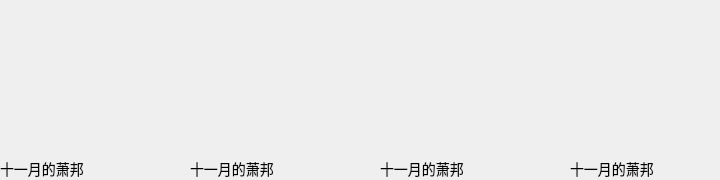
        <widget class="QWidget" name="widget_10" native="true">
         <property name="minimumSize">
          <size>
           <width>0</width>
           <height>180</height>
          </size>
         </property>
         <property name="maximumSize">
          <size>
           <width>16777215</width>
           <height>180</height>
          </size>
         </property>
         <layout class="QHBoxLayout" name="horizontalLayout">
          <property name="spacing">
           <number>0</number>
          </property>
          <property name="leftMargin">
           <number>0</number>
          </property>
          <property name="topMargin">
           <number>0</number>
          </property>
          <property name="rightMargin">
           <number>0</number>
          </property>
          <property name="bottomMargin">
           <number>0</number>
          </property>
          <item>
           <widget class="QWidget" name="widget" native="true">
            <property name="minimumSize">
             <size>
              <width>150</width>
              <height>180</height>
             </size>
            </property>
            <property name="maximumSize">
             <size>
              <width>150</width>
              <height>180</height>
             </size>
            </property>
            <layout class="QVBoxLayout" name="verticalLayout">
             <property name="spacing">
              <number>0</number>
             </property>
             <property name="leftMargin">
              <number>0</number>
             </property>
             <property name="topMargin">
              <number>0</number>
             </property>
             <property name="rightMargin">
              <number>0</number>
             </property>
             <property name="bottomMargin">
              <number>0</number>
             </property>
             <item>
              <widget class="QLabel" name="label">
               <property name="minimumSize">
                <size>
                 <width>150</width>
                 <height>150</height>
                </size>
               </property>
               <property name="maximumSize">
                <size>
                 <width>150</width>
                 <height>150</height>
                </size>
               </property>
               <property name="text">
                <string/>
               </property>
               <property name="pixmap">
                <pixmap>../album/十一月的萧邦-周杰伦-2005.jpeg</pixmap>
               </property>
               <property name="scaledContents">
                <bool>true</bool>
               </property>
              </widget>
             </item>
             <item>
              <spacer name="verticalSpacer">
               <property name="orientation">
                <enum>Qt::Orientation::Vertical</enum>
               </property>
               <property name="sizeHint" stdset="0">
                <size>
                 <width>20</width>
                 <height>40</height>
                </size>
               </property>
              </spacer>
             </item>
             <item>
              <widget class="QLabel" name="label_10">
               <property name="minimumSize">
                <size>
                 <width>0</width>
                 <height>0</height>
                </size>
               </property>
               <property name="maximumSize">
                <size>
                 <width>16777215</width>
                 <height>16777215</height>
                </size>
               </property>
               <property name="styleSheet">
                <string notr="true">color: rgb(0, 0, 0);
 font-size: 14px;</string>
               </property>
               <property name="text">
                <string>十一月的萧邦</string>
               </property>
              </widget>
             </item>
            </layout>
           </widget>
          </item>
          <item>
           <spacer name="horizontalSpacer_5">
            <property name="orientation">
             <enum>Qt::Orientation::Horizontal</enum>
            </property>
            <property name="sizeHint" stdset="0">
             <size>
              <width>40</width>
              <height>20</height>
             </size>
            </property>
           </spacer>
          </item>
          <item>
           <widget class="QWidget" name="widget_2" native="true">
            <property name="minimumSize">
             <size>
              <width>150</width>
              <height>180</height>
             </size>
            </property>
            <property name="maximumSize">
             <size>
              <width>150</width>
              <height>180</height>
             </size>
            </property>
            <layout class="QVBoxLayout" name="verticalLayout_2">
             <property name="spacing">
              <number>0</number>
             </property>
             <property name="leftMargin">
              <number>0</number>
             </property>
             <property name="topMargin">
              <number>0</number>
             </property>
             <property name="rightMargin">
              <number>0</number>
             </property>
             <property name="bottomMargin">
              <number>0</number>
             </property>
             <item>
              <widget class="QLabel" name="label_2">
               <property name="minimumSize">
                <size>
                 <width>150</width>
                 <height>150</height>
                </size>
               </property>
               <property name="maximumSize">
                <size>
                 <width>150</width>
                 <height>150</height>
                </size>
               </property>
               <property name="text">
                <string/>
               </property>
               <property name="pixmap">
                <pixmap>../album/十一月的萧邦-周杰伦-2005.jpeg</pixmap>
               </property>
               <property name="scaledContents">
                <bool>true</bool>
               </property>
              </widget>
             </item>
             <item>
              <spacer name="verticalSpacer_2">
               <property name="orientation">
                <enum>Qt::Orientation::Vertical</enum>
               </property>
               <property name="sizeHint" stdset="0">
                <size>
                 <width>20</width>
                 <height>40</height>
                </size>
               </property>
              </spacer>
             </item>
             <item>
              <widget class="QLabel" name="label_11">
               <property name="minimumSize">
                <size>
                 <width>0</width>
                 <height>0</height>
                </size>
               </property>
               <property name="maximumSize">
                <size>
                 <width>16777215</width>
                 <height>16777215</height>
                </size>
               </property>
               <property name="styleSheet">
                <string notr="true">color: rgb(0, 0, 0);
 font-size: 14px;</string>
               </property>
               <property name="text">
                <string>十一月的萧邦</string>
               </property>
              </widget>
             </item>
            </layout>
           </widget>
          </item>
          <item>
           <spacer name="horizontalSpacer_6">
            <property name="orientation">
             <enum>Qt::Orientation::Horizontal</enum>
            </property>
            <property name="sizeHint" stdset="0">
             <size>
              <width>40</width>
              <height>20</height>
             </size>
            </property>
           </spacer>
          </item>
          <item>
           <widget class="QWidget" name="widget_3" native="true">
            <property name="minimumSize">
             <size>
              <width>150</width>
              <height>180</height>
             </size>
            </property>
            <property name="maximumSize">
             <size>
              <width>150</width>
              <height>180</height>
             </size>
            </property>
            <layout class="QVBoxLayout" name="verticalLayout_3">
             <property name="spacing">
              <number>0</number>
             </property>
             <property name="leftMargin">
              <number>0</number>
             </property>
             <property name="topMargin">
              <number>0</number>
             </property>
             <property name="rightMargin">
              <number>0</number>
             </property>
             <property name="bottomMargin">
              <number>0</number>
             </property>
             <item>
              <widget class="QLabel" name="label_3">
               <property name="minimumSize">
                <size>
                 <width>150</width>
                 <height>150</height>
                </size>
               </property>
               <property name="maximumSize">
                <size>
                 <width>150</width>
                 <height>150</height>
                </size>
               </property>
               <property name="text">
                <string/>
               </property>
               <property name="pixmap">
                <pixmap>../album/十一月的萧邦-周杰伦-2005.jpeg</pixmap>
               </property>
               <property name="scaledContents">
                <bool>true</bool>
               </property>
              </widget>
             </item>
             <item>
              <spacer name="verticalSpacer_3">
               <property name="orientation">
                <enum>Qt::Orientation::Vertical</enum>
               </property>
               <property name="sizeHint" stdset="0">
                <size>
                 <width>20</width>
                 <height>40</height>
                </size>
               </property>
              </spacer>
             </item>
             <item>
              <widget class="QLabel" name="label_12">
               <property name="minimumSize">
                <size>
                 <width>0</width>
                 <height>0</height>
                </size>
               </property>
               <property name="maximumSize">
                <size>
                 <width>16777215</width>
                 <height>16777215</height>
                </size>
               </property>
               <property name="styleSheet">
                <string notr="true">color: rgb(0, 0, 0);
 font-size: 14px;</string>
               </property>
               <property name="text">
                <string>十一月的萧邦</string>
               </property>
              </widget>
             </item>
            </layout>
           </widget>
          </item>
          <item>
           <spacer name="horizontalSpacer_7">
            <property name="orientation">
             <enum>Qt::Orientation::Horizontal</enum>
            </property>
            <property name="sizeHint" stdset="0">
             <size>
              <width>40</width>
              <height>20</height>
             </size>
            </property>
           </spacer>
          </item>
          <item>
           <widget class="QWidget" name="widget_4" native="true">
            <property name="minimumSize">
             <size>
              <width>150</width>
              <height>180</height>
             </size>
            </property>
            <property name="maximumSize">
             <size>
              <width>150</width>
              <height>180</height>
             </size>
            </property>
            <layout class="QVBoxLayout" name="verticalLayout_4">
             <property name="spacing">
              <number>0</number>
             </property>
             <property name="leftMargin">
              <number>0</number>
             </property>
             <property name="topMargin">
              <number>0</number>
             </property>
             <property name="rightMargin">
              <number>0</number>
             </property>
             <property name="bottomMargin">
              <number>0</number>
             </property>
             <item>
              <widget class="QLabel" name="label_4">
               <property name="minimumSize">
                <size>
                 <width>150</width>
                 <height>150</height>
                </size>
               </property>
               <property name="maximumSize">
                <size>
                 <width>150</width>
                 <height>150</height>
                </size>
               </property>
               <property name="text">
                <string/>
               </property>
               <property name="pixmap">
                <pixmap>../album/十一月的萧邦-周杰伦-2005.jpeg</pixmap>
               </property>
               <property name="scaledContents">
                <bool>true</bool>
               </property>
              </widget>
             </item>
             <item>
              <spacer name="verticalSpacer_4">
               <property name="orientation">
                <enum>Qt::Orientation::Vertical</enum>
               </property>
               <property name="sizeHint" stdset="0">
                <size>
                 <width>20</width>
                 <height>40</height>
                </size>
               </property>
              </spacer>
             </item>
             <item>
              <widget class="QLabel" name="label_13">
               <property name="minimumSize">
                <size>
                 <width>0</width>
                 <height>0</height>
                </size>
               </property>
               <property name="maximumSize">
                <size>
                 <width>16777215</width>
                 <height>16777215</height>
                </size>
               </property>
               <property name="styleSheet">
                <string notr="true">color: rgb(0, 0, 0);
 font-size: 14px;</string>
               </property>
               <property name="text">
                <string>十一月的萧邦</string>
               </property>
              </widget>
             </item>
            </layout>
           </widget>
          </item>
         </layout>
        </widget>
